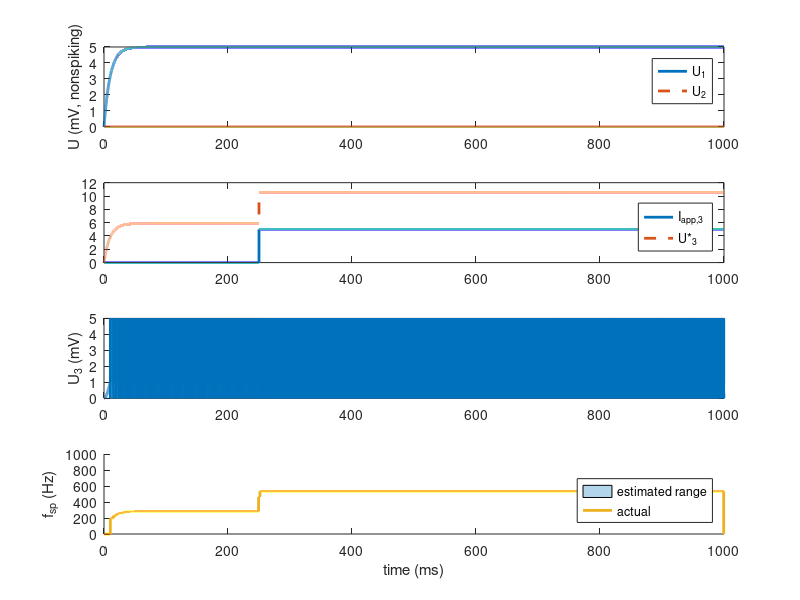

Recreate this plot in MATLAB.
% Nicholas Szczecinski 2019
% 27 Feb 19
% CWRU EMAE 689, Synthetic Nervous Systems

%Units are nF, uS, mV, ms, nA

%Nonspiking neurons - U3 = U1 + U2
Cm = 10;
Gm = 1;
Iapp1 = 5;
Iapp2 = 0;

%Spiking neuron, U3
I3 = 5;
theta3 = 1;

%We set R and Fmax, and then calculate Cm.
R = 20; %mV
Fmax = 1; %kHz (because it's 1/ms)
Cm3 = Gm*R/(Fmax*theta3);

%Design addition node synapses
k = 1; % U3 = K*(U1 + U2)

%User doesn't program this! This is based on design rules.
delEsyn = 100;
gMax = k*R/(delEsyn - k*R);
if gMax < 0
    error('gMax must be greater than 0. Increase Esyn.')
end

fprintf('gMax = %1.3f, delEsyn = %1.3f\n',gMax,delEsyn);

dt = .01;
tmax = 1000;
tStart = tmax*1/4;

t = 0:dt:tmax;
numSteps = length(t);

%Compute V1(t) and V2(t) with simulation
U1sim = zeros(size(t));
U2sim = zeros(size(t));
U3sim = zeros(size(t));
U3spike = false(size(t));
U3star = zeros(size(t));
Iapp3 = zeros(size(t));
Iapp3(t >= tStart) = I3;
fsp3 = zeros(size(t));
g3total = zeros(size(t));

U1sim(1) = 0;
U2sim(1) = 0;
U3sim(1) = 0;

nSpikes = 0;

for i=2:numSteps
    U1sim(i) = U1sim(i-1) + dt/Cm*(Iapp1 - Gm*U1sim(i-1));
    gSyn1 = U1sim(i-1)/R*gMax;
    U2sim(i) = U2sim(i-1) + dt/Cm*(Iapp2 - Gm*U2sim(i-1));
    gSyn2 = U2sim(i-1)/R*gMax;
    
    g3total(i) = Gm + gSyn1 + gSyn2;
    tau3(i) = Cm3/g3total(i);
    U3star(i) = (Iapp3(i) + gSyn1*delEsyn + gSyn2*delEsyn)/g3total(i);
    
    U3sim(i) = U3sim(i-1) + dt/Cm3*(Iapp3(i) - Gm*U3sim(i-1) + gSyn1*(delEsyn - U3sim(i-1)) + gSyn2*(delEsyn - U3sim(i-1)));
    if U3sim(i) > theta3
        U3sim(i) = 0;
        U3spike(i) = true;
        nSpikes = nSpikes + 1;
        spikeInds(nSpikes) = i; %#ok<SAGROW>
    end
    
    if(nSpikes > 1)
        fsp3(spikeInds(nSpikes-1):spikeInds(nSpikes)) = 1./(dt*(spikeInds(nSpikes) - spikeInds(nSpikes-1)));
    end
end

U3sim(U3spike) = 5*theta3;


h = figure;
subplot(4,1,1)
plot(t,U1sim,'linewidth',2)
hold on
plot(t,U2sim,'--','linewidth',2)
legend('U_1','U_2')
ylabel('U (mV, nonspiking)')

subplot(4,1,2)
plot(t,Iapp3+zeros(size(t)),'linewidth',2)
hold on
plot(t,U3star,'--','linewidth',2)
legend('I_{app,3}','U*_3','location','southeast')

subplot(4,1,3)
plot(t,U3sim,'linewidth',2)
ylabel('U_3 (mV)')

subplot(4,1,4)
hold on
ul = 1e3*U3star./(tau3*theta3);
ll = 1e3*(U3star./(tau3*theta3) - 1./tau3);
aa = area(t,ul,'edgealpha',0,'facealpha',.3);
area(t,ll,'facecolor',[1,1,1],'edgealpha',0)
ff = plot(t,1e3*fsp3,'linewidth',2);
legend([aa,ff],{'estimated range','actual'},'location','southeast')
ylabel('f_{sp} (Hz)')
xlabel('time (ms)')
ylim([0,1e3*Fmax])

set(h,'Position',[1 41 1536 748])
